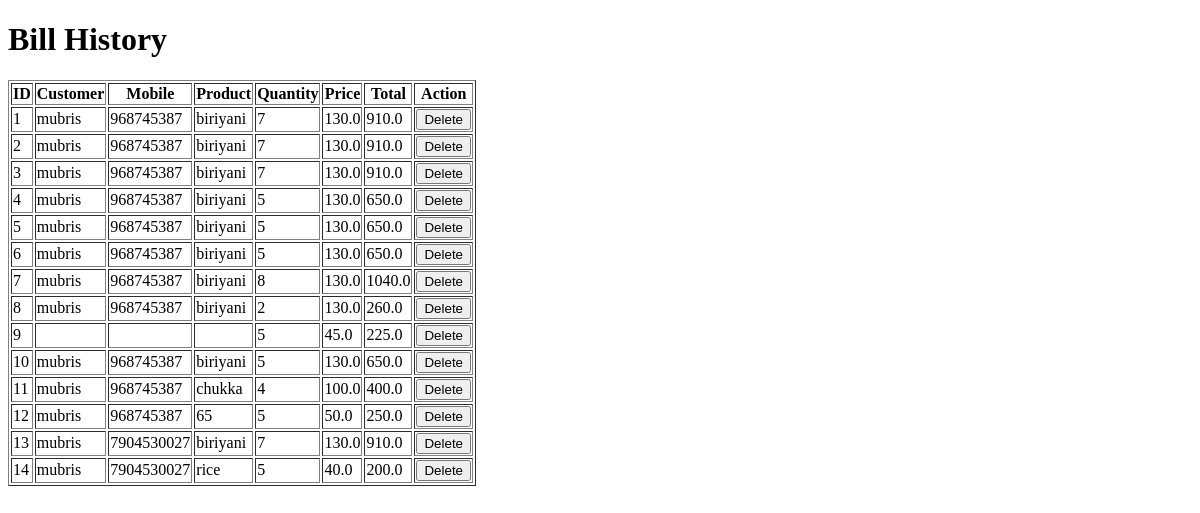
Before: /history with the older database file.
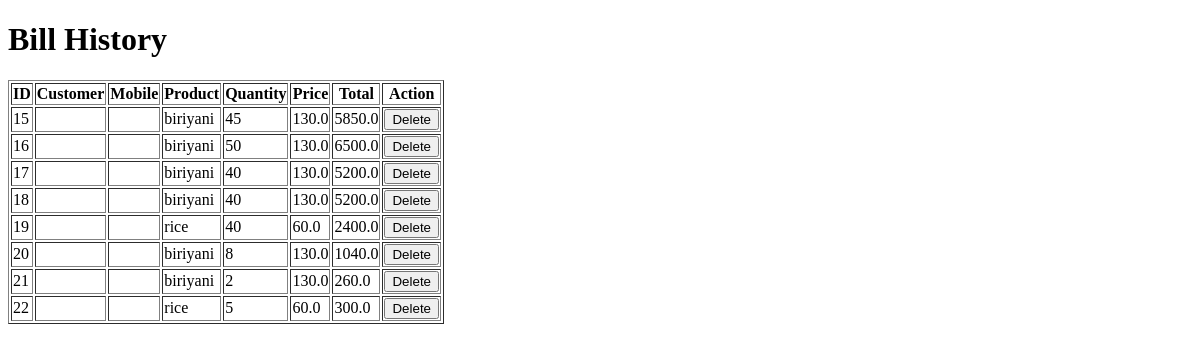
After: the same page with the newer database file.
### app.py (models this page shows)
class Bill(db.Model):
    id = db.Column(db.Integer, primary_key=True)
    customer_name = db.Column(db.String(100))
    mobile = db.Column(db.String(20))
    product = db.Column(db.String(100))
    quantity = db.Column(db.Integer)
    price = db.Column(db.Float)
    total = db.Column(db.Float)

### app.py (the view)
@app.route("/history")
def history():
    bills = Bill.query.all()
    return render_template("history.html", bills=bills)

### templates/history.html (shortened to what this page needs)
<!DOCTYPE html>
<html>
<head>
</head>
<body>
<h1>Bill History</h1>
<table border="1">
    <tr>
        <th>ID</th>
        <th>Customer</th>
        <th>Mobile</th>
        <th>Product</th>
        <th>Quantity</th>
        <th>Price</th>
        <th>Total</th>
        <th>Action</th>
    </tr>
    {% for bill in bills %}
    <tr>
        <td>{{ bill.id }}</td>
        <td>{{ bill.customer_name }}</td>
        <td>{{ bill.mobile }}</td>
        <td>{{ bill.product }}</td>
        <td>{{ bill.quantity }}</td>
        <td>{{ bill.price }}</td>
        <td>{{ bill.total }}</td>
        <td>
    <a href="/delete/{{ bill.id }}">
        <button>Delete</button>
    </a>
</td>
    </tr>
    {% endfor %}
</table>
</body>
</html>

Changed rows visible on the page:
removed Bill: id "1", customer_name "mubris", mobile "968745387", product "biriyani", quantity "7", price "130.0", total "910.0"
removed Bill: id "2", customer_name "mubris", mobile "968745387", product "biriyani", quantity "7", price "130.0", total "910.0"
removed Bill: id "3", customer_name "mubris", mobile "968745387", product "biriyani", quantity "7", price "130.0", total "910.0"
removed Bill: id "4", customer_name "mubris", mobile "968745387", product "biriyani", quantity "5", price "130.0", total "650.0"
removed Bill: id "5", customer_name "mubris", mobile "968745387", product "biriyani", quantity "5", price "130.0", total "650.0"
removed Bill: id "6", customer_name "mubris", mobile "968745387", product "biriyani", quantity "5", price "130.0", total "650.0"
removed Bill: id "7", customer_name "mubris", mobile "968745387", product "biriyani", quantity "8", price "130.0", total "1040.0"
removed Bill: id "8", customer_name "mubris", mobile "968745387", product "biriyani", quantity "2", price "130.0", total "260.0"
removed Bill: id "9", quantity "5", price "45.0", total "225.0"
removed Bill: id "10", customer_name "mubris", mobile "968745387", product "biriyani", quantity "5", price "130.0", total "650.0"
removed Bill: id "11", customer_name "mubris", mobile "968745387", product "chukka", quantity "4", price "100.0", total "400.0"
removed Bill: id "12", customer_name "mubris", mobile "968745387", product "65", quantity "5", price "50.0", total "250.0"
removed Bill: id "13", customer_name "mubris", mobile "7904530027", product "biriyani", quantity "7", price "130.0", total "910.0"
removed Bill: id "14", customer_name "mubris", mobile "7904530027", product "rice", quantity "5", price "40.0", total "200.0"
added Bill: id "15", product "biriyani", quantity "45", price "130.0", total "5850.0"
added Bill: id "16", product "biriyani", quantity "50", price "130.0", total "6500.0"
added Bill: id "17", product "biriyani", quantity "40", price "130.0", total "5200.0"
added Bill: id "18", product "biriyani", quantity "40", price "130.0", total "5200.0"
added Bill: id "19", product "rice", quantity "40", price "60.0", total "2400.0"
added Bill: id "20", product "biriyani", quantity "8", price "130.0", total "1040.0"
added Bill: id "21", product "biriyani", quantity "2", price "130.0", total "260.0"
added Bill: id "22", product "rice", quantity "5", price "60.0", total "300.0"
